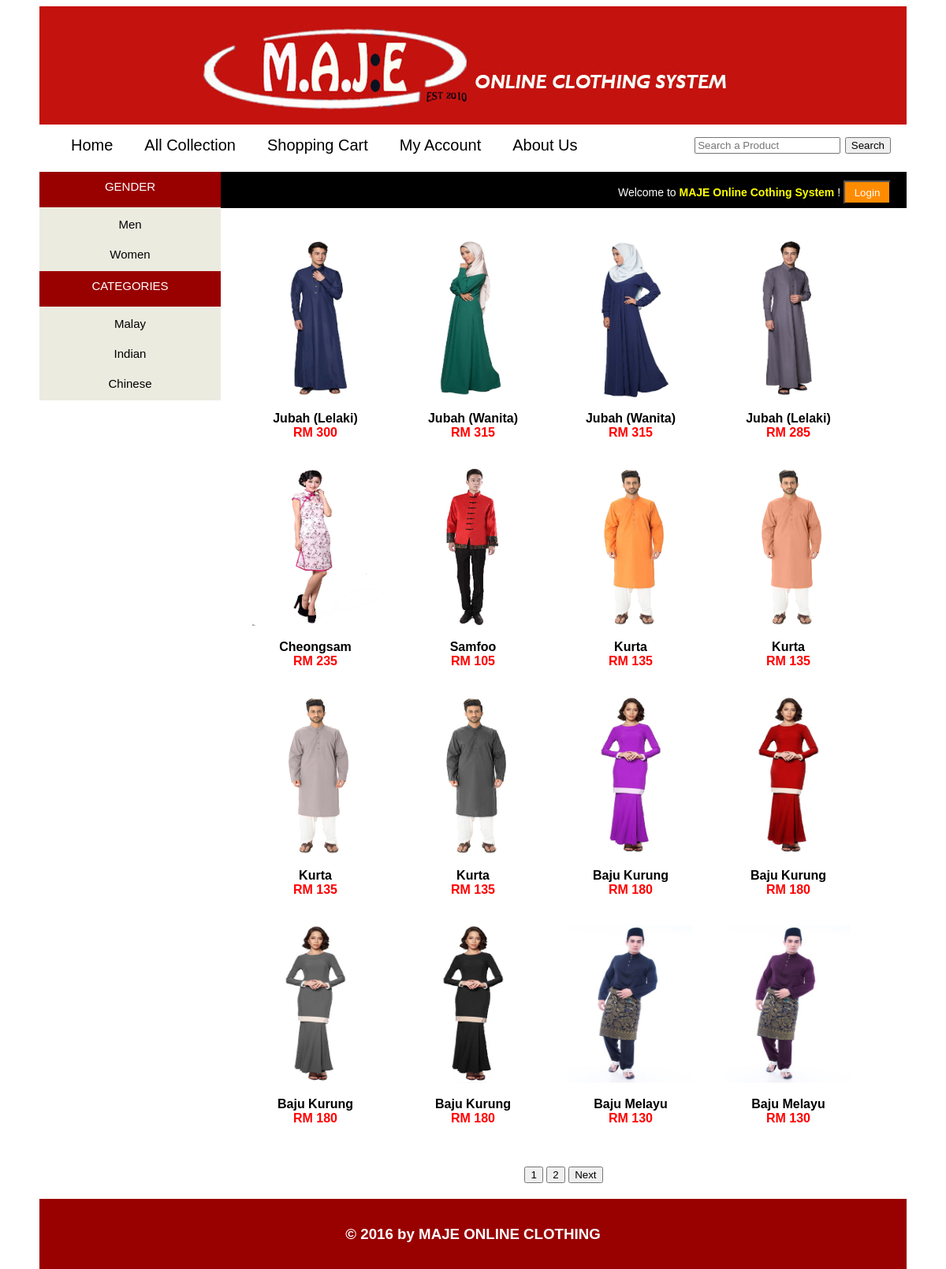
The page /product.php on the database its author committed.
### tables this page shows
CREATE TABLE `category` (
  `cat_id` int(255) NOT NULL,
  `cat_name` varchar(255) NOT NULL
);

CREATE TABLE `products` (
  `product_id` int(255) NOT NULL,
  `product_gender` varchar(6) NOT NULL,
  `product_category` varchar(7) NOT NULL,
  `product_name` varchar(255) NOT NULL,
  `product_price` double NOT NULL,
  `product_image` varchar(255) NOT NULL,
  `product_detail` text NOT NULL,
  `XS` int(255) NOT NULL,
  `S` int(255) NOT NULL,
  `M` int(255) NOT NULL,
  `L` int(255) NOT NULL,
  `XL` int(255) NOT NULL
);

### function.php (the view, shortened to what this page needs)
<?php
function getPro(){
	if(isset($_GET['pro_id']) && !empty($_GET['pro_id'])){
		showDetail();
	}
	else if(isset($_GET['gender']) && empty($_GET['gender']) AND isset($_GET['category']) && !empty($_GET['category'])){
		$category = $_GET['category'];
		$sql = "select * from products where product_category = '$category' ORDER BY product_id DESC";
		showPro($sql);
	}
	else if(isset($_GET['gender']) && !empty($_GET['gender']) AND isset($_GET['category']) && !empty($_GET['category'])){
		$gender = $_GET['gender'];
		$category = $_GET['category'];
		$sql = "select * from products where product_gender = '$gender' AND product_category = '$category' ORDER BY product_id DESC";
		showPro($sql);
	}
	else if (isset($_GET['gender'])){
		$gender = $_GET['gender'];
		$sql = "select * from products where product_gender = '$gender' ORDER BY product_id DESC";
		showPro($sql);
	}
	else{
		$sql = "select * from products ORDER BY product_id DESC";
		showPro($sql);
	}
}
function showPro($sql){
	if(!isset($_GET['page'])){
		$page=1;
	}
	include('dbconnect.php');
	$run_pro = mysql_query($sql);
	$count = mysql_num_rows($run_pro);
	if($count==0){
		mysql_close($con);
		echo "<div class='text'>No clothing where found!</div>";
	}
	else{
		$max_page = intval($count / 16);
		$remainder = $count % 16;
		if($remainder!=0){
			$max_page += 1;
		}
		$x = 0;
		$min = ($page - 1) * 16;
		$max = $min + 17;
		while($row_pro=mysql_fetch_array($run_pro))
		{
			$pro_id = $row_pro['product_id'];
			$pro_name = $row_pro['product_name'];
			$pro_price = $row_pro['product_price'];
			$pro_image = $row_pro['product_image'];
			$xs = $row_pro['XS'];
			$s = $row_pro['S'];
			$m = $row_pro['M'];
			$l = $row_pro['L'];
			$xl = $row_pro['XL'];
			$stock = $xs + $s +$m + $l + $xl;
			if($stock>0)
			{
				$x++;
				if($x>$min && $x<$max){
					echo "<div class='product_box'>
							 <a href='product.php?pro_id=$pro_id'><img src='admin_area/product_images/$pro_image' width='160px' height='200px'/>
							 <br><br><b>$pro_name</b>
							 <br><font color='red'><b>RM $pro_price</b></font></a>
						  </div>";
				}
			}
		}
	?>
	</div>
	<div style="width:870px; float:left;">
			<center>
			<br><br>
				<?php
					if($max_page!=1){
				?>
					<a href="product.php?page=<?php echo $page; ?>"><button><?php echo $page; ?></button></a>
				<?php
					}
					$p1 = $page + 1;
					if($p1<=$max_page)
					{
				?>
					<a href="product.php?page=<?php echo $page+1; ?>"><button><?php echo $page+1; ?></button></a>
				<?php
					}
				?>
				<?php
					if($page<$max_page)
					{
				?>
						<a href="product.php?page=<?php echo $page+1; ?>"><button>Next</button></a>
				<?php
					}
				}
				?>
			</center>
<?php
}
?>

### interface.php (shortened to what this page needs)
<?php
function header_menu(){
	echo'<div class="header">
			<a href="index.php"><img id="logo" src="css/logo.png"  width="1100" height="150"/></a>
		</div>';
}
function header_menubar(){
	echo'<div class="menubar">
			<div class="menu"><a href="index.php">Home</a></div>
			<div class="menu"><a href="product.php">All Collection</a></div>
			<div class="menu"><a href="cart.php">Shopping Cart</a></div>
			<div class="menu"><a href="customer/index.php">My Account</a></div>
			<div class="menu"><a href="about.php">About Us</a></div>
			<form method="get" action="product.php" enctype="multipart/form-data" class="search">
				<input type="text" name="pro_name" placeholder="Search a Product"/>
				<input type="submit" name="search" value="Search"/>
			</form>
		</div>';
}
function sidebar(){
	if(isset($_GET['gender']) AND isset($_GET['category'])){
		$gender=$_GET['gender'];
		$category=$_GET['category'];
		if($gender=="Men"){
			echo'<div class="sidebar_title">GENDER</div>
					<div class="sidebar_item">
						<a href="product.php?gender=Men&category='.$category.'"><b><font color="#FF8C00">Men</font></b></a>
					</div>
					<div class="sidebar_item">
						<a href="product.php?gender=Women&category='.$category.'">Women</a>
					</div>
				<div class="sidebar_title">CATEGORIES</div>';
		}
		else if($gender=="Women"){
			echo'<div class="sidebar_title">GENDER</div>
					<div class="sidebar_item">
						<a href="product.php?gender=Men&category='.$category.'">Men</a>
					</div>
					<div class="sidebar_item">
						<a href="product.php?gender=Women&category='.$category.'"><b><font color="#FF8C00">Women</font></b></a>
					</div>
				<div class="sidebar_title">CATEGORIES</div>';
		}
		else{
			echo'<div class="sidebar_title">GENDER</div>
					<div class="sidebar_item">
						<a href="product.php?gender=Men&category='.$category.'">Men</a>
					</div>
					<div class="sidebar_item">
						<a href="product.php?gender=Women&category='.$category.'">Women</a>
					</div>
				<div class="sidebar_title">CATEGORIES</div>';
		}
		include('dbconnect.php');
		$sql = "select * from category";
		$run_pro = mysql_query($sql);
		while($row_pro=mysql_fetch_array($run_pro))
		{
			$cat_name = $row_pro['cat_name'];
			if($category==$cat_name){
				echo'<div class="sidebar_item">
						<a href="product.php?gender='.$gender.'&category='.$cat_name.'"><b><font color="#FF8C00">'.$cat_name.'</font></b></a>
					</div>';
			}
			else{
				echo'<div class="sidebar_item">
						<a href="product.php?gender='.$gender.'&category='.$cat_name.'">'.$cat_name.'</a>
					</div>';
			}
		}
		mysql_close($con);
	}
	else{
		echo'<div class="sidebar_title">GENDER</div>
				<div class="sidebar_item">
					<a href="product.php?gender=Men&category=">Men</a>
				</div>
				<div class="sidebar_item">
					<a href="product.php?gender=Women&category=">Women</a>
				</div>
			<div class="sidebar_title">CATEGORIES</div>';
			$sql = "select * from category";
			$run_pro = mysql_query($sql);
			while($row_pro=mysql_fetch_array($run_pro))
			{
				$cat_name = $row_pro['cat_name'];
				echo'<div class="sidebar_item">
						<a href="product.php?gender=&category='.$cat_name.'">'.$cat_name.'</a>
					</div>';
			}
	}
}
function bar(){
	$count= total_value();
	if (isset($_SESSION['loggedin']) && $_SESSION['loggedin'] == true)
	{
		echo 'Welcome <b style="color: yellow;">'.$_SESSION['name'].'</b> ! ';
		if($count!=0)
		{
			echo '
			<b style="color:yellow">Shopping Cart -</b> Total Items: '.$count.' Total Price: ';
			total_price();
			echo ' <a href="cart.php" style="color:yellow"><u>Go to Cart</u></a> ';
		}
		echo '<a href = "logout.php"><input name="logout" type="button" value="Logout" class="btn3"></a>';
	}
	else
	{
		echo 'Welcome to <b style="color: yellow;">MAJE Online Cothing System</b> ! ';
		echo '<a href = "login.php"><input name="login" type="button" value="Login" class="btn3"></a>';
	}
}
function footer(){
	echo'<div class="footer">
			<h3>&copy; 2016 by MAJE ONLINE CLOTHING</h3>
		</div>';
}
?>

### css/MAJE.css (style rules this page uses)
.header { width:1100px; height:150px; }
.menubar { width:1100px; height:50px; background: white; font-size: 20px; }
.menu { float:left; color:black; font-size:20; font-family:Sans-serif; padding-top:15px; padding-left:40px; }
.search { float:right; padding-top:13px; padding-right:20px; }
.sidebar_title { background:#990000; color:white; font-size:15px; font-family: Sans-serif; padding:10px; height: 25px; text-decoration:none; text-align: center; }
a { color: inherit; text-decoration:none; }
.sidebar_item { color:black; padding:8px; margin:5px; font-size:15px; font-family:Sans-serif; text-align: center; }
.product_box { float:left; text-align: center; padding:20px; width:160px; height:250px; }
.btn3 { height: 30px; width: 60px; color: white; background: #FF8C00; }
.footer { width:1100px; background:#990000; margin-top:20px; padding-top:15px; padding-bottom:15px; text-align:center; color:#ffffff; float:left; }

### rows shown on the page
category: cat_name "Malay"
category: cat_name "Indian"
category: cat_name "Chinese"
products: product_image (picture), product_name "Jubah (Lelaki)", product_price "300"
products: product_image (picture), product_name "Jubah (Wanita)", product_price "315"
products: product_image (picture), product_name "Jubah (Wanita)", product_price "315"
products: product_image (picture), product_name "Jubah (Lelaki)", product_price "285"
products: product_image (picture), product_name "Cheongsam", product_price "235"
products: product_image (picture), product_name "Samfoo", product_price "105"
products: product_image (picture), product_name "Kurta", product_price "135"
products: product_image (picture), product_name "Kurta", product_price "135"
products: product_image (picture), product_name "Kurta", product_price "135"
products: product_image (picture), product_name "Kurta", product_price "135"
products: product_image (picture), product_name "Baju Kurung", product_price "180"
products: product_image (picture), product_name "Baju Kurung", product_price "180"
products: product_image (picture), product_name "Baju Kurung", product_price "180"
products: product_image (picture), product_name "Baju Kurung", product_price "180"
products: product_image (picture), product_name "Baju Melayu", product_price "130"
products: product_image (picture), product_name "Baju Melayu", product_price "130"

### other values the page prints
$page "1"
$page+1 "2"
